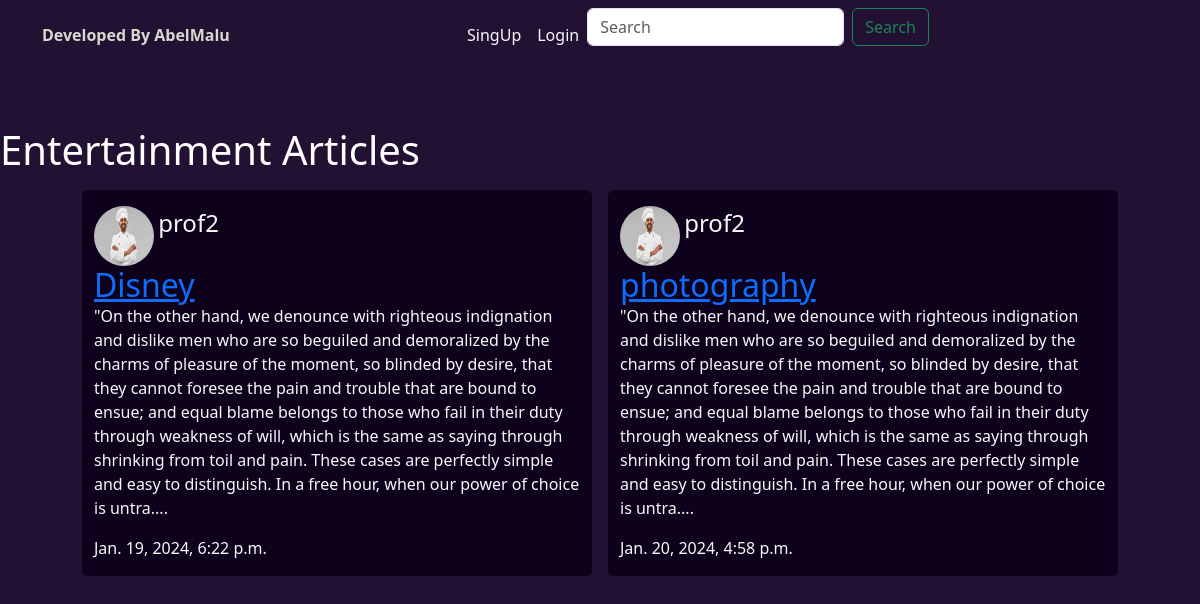
Screenshot of /articles/category/3 with the database file from the repository.
### core/models.py (models this page shows, shortened)
class Category(models.Model):
    name = models.CharField(max_length=100)
    created_at = models.DateTimeField(auto_now_add=True)
    def __str__(self):
        return self.name

class Article(models.Model):
    title = models.CharField(max_length=255)
    slug = models.SlugField()
    body = models.TextField()
    date = models.DateTimeField(auto_now_add=True)
    thumb = models.ImageField(default='default.png',blank=True)
    author =models.ForeignKey(User, default=None, on_delete=models.CASCADE)
    person = models.ForeignKey(Profile, on_delete=models.CASCADE, null=True)
    category = models.ForeignKey(Category,on_delete=models.CASCADE, null= True)
    def snippet(self):
        return self.body[:500]+'....'

class Profile(models.Model):
    user = models.OneToOneField(User, on_delete=models.CASCADE, null=True)
    first_name = models.CharField(max_length=255, null=True)
    last_name = models.CharField(max_length=255, null=True)
    profile_pic = models.ImageField(default='defaultProfile.png')
    def __str__(self) -> str:
        return str(self.user)

### core/views.py (the view)
# urls.py: path('articles/category/<str:pk>',views.categories, name='category'),
def categories(request,pk):
    category = Category.objects.get(id=pk)
    articles = category.article_set.all()
    context = {
        'category':category,
        'articles':articles
    }
    return render(request, 'category.html',context)

### templates/category.html (shortened to what this page needs)
{% extends 'base_layout.html' %}
{%  block content %}
<div class="row justify-content-center pt-5 g-4">
        <h1>{{category}} Articles</h1>
    {% for article in articles%}
    <div class=" col-lg-5 m-2 rounded text-light mb-4 " style="background: #0e011b;">
        <img src=" {{article.person.profile_pic.url}} " alt="img not found" class="profile-pic rounded-circle mt-3"
            style="display: inline;">
        <div class="" style="display: inline;">
            <p class="h4" style="display: inline;">{{article.person}}</p> <br>
            <h2 class="" style="display: inline;"><a href="{% url 'detail' slug=article.slug %}">{{article.title}}</a>
            </h2>
            <p>{{article.snippet}}</p>
            <p>{{article.date}}</p>
        </div>
    </div>
    {% endfor %}
{% endblock %}

### templates/category.html (style rules this page uses)
.profile-pic { width: 60px; height: 60px; }

### rows the page displays
Category: name "Entertainment"
Article: person.profile_pic (picture), person "prof2", title "Disney", snippet "\"On the other hand, we denounce with righteous indignation and dislike men who are so beguiled and demoralized by the charms of pleasure of the moment, so blinded by desire, that they cannot foresee the pain and trouble that are bound to ensue; and equal blame belongs to those who fail in their duty through weakness of will, which is the same as saying through shrinking from toil and pain. These cases are perfectly simple and easy to distinguish. In a free hour, when our power of choice is untra....", date "Jan. 19, 2024, 6:22 p.m."
Article: person.profile_pic (picture), person "prof2", title "photography", snippet "\"On the other hand, we denounce with righteous indignation and dislike men who are so beguiled and demoralized by the charms of pleasure of the moment, so blinded by desire, that they cannot foresee the pain and trouble that are bound to ensue; and equal blame belongs to those who fail in their duty through weakness of will, which is the same as saying through shrinking from toil and pain. These cases are perfectly simple and easy to distinguish. In a free hour, when our power of choice is untra....", date "Jan. 20, 2024, 4:58 p.m."
